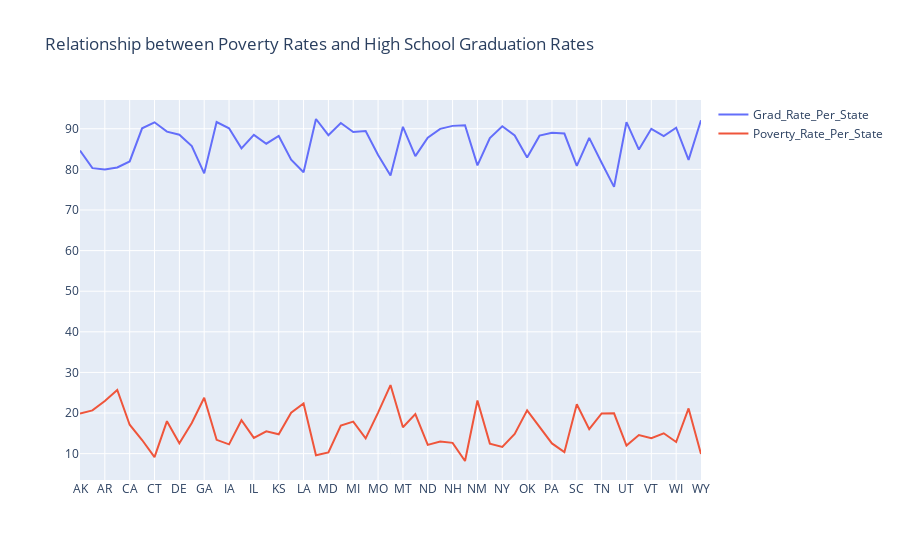

This figure's notebook cell:
### Markdown cell above
# Visualise the Relationship between Poverty Rates and High School Graduation Rates

#### Create a line chart with two y-axes to show if the rations of poverty and high school graduation move together.

### Code cell
dfs = {"Grad_Rate_Per_State" : grad_per_state, "Poverty_Rate_Per_State": poverty_per_state}

# plot the data
fig = go.Figure()

for i in dfs:
    fig = fig.add_trace(go.Scatter(x = dfs[i]['Geographic Area'], y = dfs[i][i], name = i))
    
fig.update_layout(title='Relationship between Poverty Rates and High School Graduation Rates')
fig.show()

# Where there is a spike in poverty rates, there is a drop in graduation rates and vice versa
# Basically, where there are more poor people, the less they end up graduating

### Figure 1 — Plotly figure (JSON) as saved in the notebook; plotly's stock layout.template omitted (floating-point values rounded to 4 significant figures)
{"data": [{"name": "Grad_Rate_Per_State", "type": "scatter", "x": ["AK", "AL", "AR", "AZ", "CA", "CO", "CT", "DC", "DE", "FL", "GA", "HI", "IA", "ID", "IL", "IN", "KS", "KY", "LA", "MA", "MD", "ME", "MI", "MN", "MO", "MS", "MT", "NC", "ND", "NE", "NH", "NJ", "NM", "NV", "NY", "OH", "OK", "OR", "PA", "RI", "SC", "SD", "TN", "TX", "UT", "VA", "VT", "WA", "WI", "WV", "WY"], "y": [84.63, 80.3, 79.95, 80.47, 81.96, 90.11, 91.59, 89.3, 88.52, 85.74, 79.01, 91.67, 90.11, 85.17, 88.48, 86.32, 88.23, 82.37, 79.29, 92.4, 88.42, 91.43, 89.21, 89.47, 83.52, 78.47, 90.49, 83.25, 87.82, 89.99, 90.71, 90.85, 80.98, 87.72, 90.61, 88.34, 82.91, 88.3, 89.02, 88.82, 80.85, 87.75, 81.63, 75.69, 91.62, 84.88, 89.98, 88.2, 90.26, 82.35, 92.1]}, {"name": "Poverty_Rate_Per_State", "type": "scatter", "x": ["AK", "AL", "AR", "AZ", "CA", "CO", "CT", "DC", "DE", "FL", "GA", "HI", "IA", "ID", "IL", "IN", "KS", "KY", "LA", "MA", "MD", "ME", "MI", "MN", "MO", "MS", "MT", "NC", "ND", "NE", "NH", "NJ", "NM", "NV", "NY", "OH", "OK", "OR", "PA", "RI", "SC", "SD", "TN", "TX", "UT", "VA", "VT", "WA", "WI", "WV", "WY"], "y": [19.85, 20.65, 22.96, 25.67, 17.12, 13.36, 9.137, 18, 12.56, 17.57, 23.78, 13.4, 12.29, 18.24, 13.88, 15.5, 14.76, 20.08, 22.34, 9.585, 10.31, 16.89, 17.9, 13.75, 20.11, 26.88, 16.51, 19.75, 12.16, 12.98, 12.66, 8.191, 23.08, 12.47, 11.67, 14.85, 20.66, 16.52, 12.52, 10.37, 22.16, 16.03, 19.89, 19.92, 11.98, 14.59, 13.79, 15.02, 12.86, 21.13, 9.888]}], "layout": {"title": {"text": "Relationship between Poverty Rates and High School Graduation Rates"}}}
